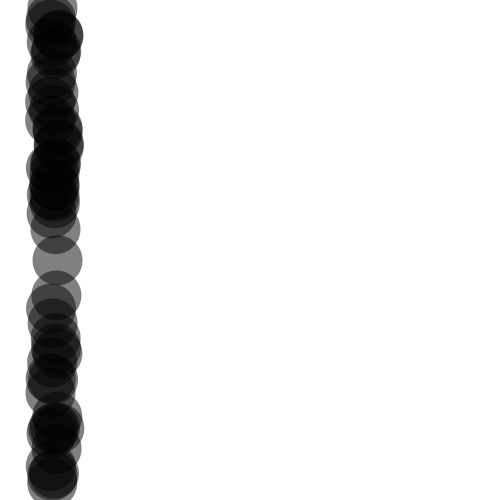
Frame 1 (no input)
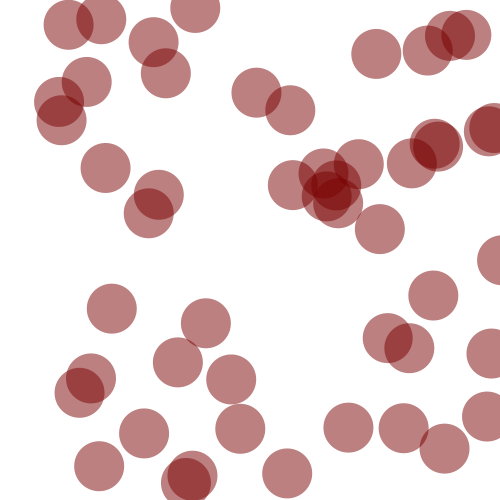
Frame 60 (the mouse pressed at the canvas centre just before this capture)
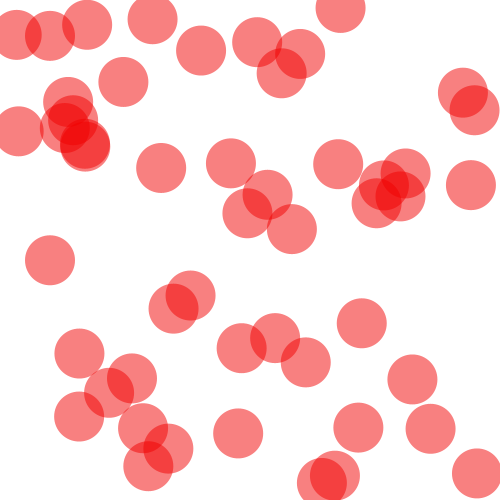
Frame 120 (the mouse held since frame 60 and released just before this capture)

The Processing sketch that drew these frames (run headless with seeded random() and noise(); from frame 60 on, the mouse is pressed at the canvas centre):

// Processing sketch: processing_127501
// ── processing_127501.pde

//an array is a list of variables that are numbered
//the number appears after the name, between []
//to declare an array, you indicate the type of variable, 
//the name, and then how many items you have in the array
//type name[] = new type[number of items]
//(we have top specify a size when creating an array)
//the numbering in an array starts always in 0
int numCircles = 50;
float myY[] = new float[numCircles];
//this means that I now have myY[0], myY[1], myY[2], myY[3], etx
float myNicePosition[] = new float[numCircles];
float mySpeed[] = new float[numCircles]; 
int red = 0;
void setup() {
  size(500, 500);
  background(255);
  smooth();
  /*a for loop allows to repeat a certain code n number of times
   you can think of it as an intelligent copy-paste, that changes certain
   values in the code automatically
   a for loop has 3 components:
   - declare a variable to be changed and its initial value (usually 0)
   - the maximum value (often the size of the array)
   - how much the variable will be increased in each loop cycle (usually 1,++)
   */
  for (int n=0;n<numCircles;n++) {
    myY[n]=random(500);
    myNicePosition[n]=50;
    mySpeed[n]=random(10);
  }
}
void draw() {
  background(255);
  red+=2;
  noStroke();
  fill(red, 0, 0, 127);
  //
  for (int n=0;n<numCircles;n++) {
    myNicePosition[n]+=mySpeed[n];
    ellipse(myNicePosition[n], myY[n], 50, 50);
    if (myNicePosition[n]>width || myNicePosition[n]<0) {
      mySpeed[n]*=-1;
    }
  }
  //
  if (red>=255) {
    red=0;
  }
}
